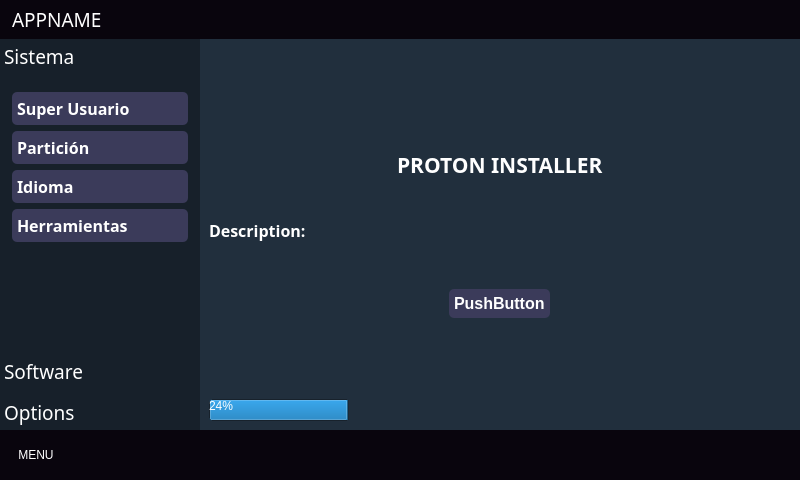
<?xml version="1.0" encoding="UTF-8"?>
<ui version="4.0">
 <class>MainWindow</class>
 <widget class="QMainWindow" name="MainWindow">
  <property name="geometry">
   <rect>
    <x>0</x>
    <y>0</y>
    <width>800</width>
    <height>480</height>
   </rect>
  </property>
  <property name="sizePolicy">
   <sizepolicy hsizetype="Maximum" vsizetype="Preferred">
    <horstretch>0</horstretch>
    <verstretch>0</verstretch>
   </sizepolicy>
  </property>
  <property name="maximumSize">
   <size>
    <width>1280</width>
    <height>800</height>
   </size>
  </property>
  <property name="windowTitle">
   <string>MainWindow</string>
  </property>
  <property name="styleSheet">
   <string notr="true">*{
	border:none;
	color:white;
	font-family: &quot;bertina Sans&quot;;
}

/* Vertical Scrollbar */
QScrollBar:vertical{
	border: none;
	background-color: rgb(59, 59, 90);
	width: 14px;
	margin: 15px 0 15px 0;
	border-radius: 0px;
}
/* Handle Bar Vertical */
QScrollBar::handle:vertical {
	background-color: rgb(80, 80, 122);
	min-height: 30px;
	border-radius: 7px;
}
QScrollBar::handle:vertical:hover {
	background-color: rgb(255, 0, 127);
}
QScrollBar::handle:vertical:pressed {
	background-color: rgb(185, 0, 92);
}
/* btn Top Scrollbar */
QScrollBar::sub-line:vertical {
	border: none;
	background-color: rgb(59, 59, 90);
	height: 15px;
	border-top-left-radius: 7px;
	border-top-right-radius: 7px;
	subcontrol-position: top;
	subcontrol-origin: margin;
}
QScrollBar::sub-line:vertical :hover{
	background-color: rgb(255, 0, 127);
}
QScrollBar::sub-line:vertical :pressed{
	background-color: rgb(185, 0, 92);
}

/* boton Down Scrollbar */
QScrollBar::add-line:vertical {
	border: none;
	background-color: rgb(59, 59, 90);
	height: 15px;
	border-bottom-left-radius: 7px;
	border-bottom-right-radius: 7px;
	subcontrol-position: bottom;
	subcontrol-origin: margin;
}
QScrollBar::add-line:vertical :hover{
	background-color: rgb(255, 0, 127);
}
QScrollBar::add-line:vertical :pressed{
	background-color: rgb(185, 0, 92);
}

/* Reset Arrow */

QScrollBar::up-arrow:vertical, QScrollBar::down-arrow:vertical {
	background: none;
}


</string>
  </property>
  <widget class="QWidget" name="centralwidget">
   <property name="font">
    <font>
     <family>bertina Sans</family>
    </font>
   </property>
   <property name="styleSheet">
    <string notr="true"/>
   </property>
   <layout class="QHBoxLayout" name="horizontalLayout">
    <property name="spacing">
     <number>0</number>
    </property>
    <property name="leftMargin">
     <number>0</number>
    </property>
    <property name="topMargin">
     <number>0</number>
    </property>
    <property name="rightMargin">
     <number>0</number>
    </property>
    <property name="bottomMargin">
     <number>0</number>
    </property>
    <item>
     <widget class="QFrame" name="main_body">
      <property name="styleSheet">
       <string notr="true"/>
      </property>
      <property name="frameShape">
       <enum>QFrame::StyledPanel</enum>
      </property>
      <property name="frameShadow">
       <enum>QFrame::Raised</enum>
      </property>
      <layout class="QVBoxLayout" name="verticalLayout">
       <property name="spacing">
        <number>0</number>
       </property>
       <property name="leftMargin">
        <number>0</number>
       </property>
       <property name="topMargin">
        <number>0</number>
       </property>
       <property name="rightMargin">
        <number>0</number>
       </property>
       <property name="bottomMargin">
        <number>0</number>
       </property>
       <item alignment="Qt::AlignTop">
        <widget class="QFrame" name="header_frame">
         <property name="styleSheet">
          <string notr="true">background-color:rgb(9,5,13);</string>
         </property>
         <property name="frameShape">
          <enum>QFrame::StyledPanel</enum>
         </property>
         <property name="frameShadow">
          <enum>QFrame::Raised</enum>
         </property>
         <layout class="QHBoxLayout" name="horizontalLayout_2">
          <property name="spacing">
           <number>6</number>
          </property>
          <property name="leftMargin">
           <number>6</number>
          </property>
          <property name="topMargin">
           <number>6</number>
          </property>
          <property name="rightMargin">
           <number>6</number>
          </property>
          <property name="bottomMargin">
           <number>6</number>
          </property>
          <item alignment="Qt::AlignLeft">
           <widget class="QFrame" name="frame_3">
            <property name="frameShape">
             <enum>QFrame::StyledPanel</enum>
            </property>
            <property name="frameShadow">
             <enum>QFrame::Raised</enum>
            </property>
            <layout class="QHBoxLayout" name="horizontalLayout_5">
             <property name="spacing">
              <number>0</number>
             </property>
             <property name="leftMargin">
              <number>0</number>
             </property>
             <property name="topMargin">
              <number>0</number>
             </property>
             <property name="rightMargin">
              <number>0</number>
             </property>
             <property name="bottomMargin">
              <number>0</number>
             </property>
            </layout>
           </widget>
          </item>
          <item>
           <widget class="QFrame" name="frame_2">
            <property name="sizePolicy">
             <sizepolicy hsizetype="Expanding" vsizetype="Preferred">
              <horstretch>0</horstretch>
              <verstretch>0</verstretch>
             </sizepolicy>
            </property>
            <property name="frameShape">
             <enum>QFrame::StyledPanel</enum>
            </property>
            <property name="frameShadow">
             <enum>QFrame::Raised</enum>
            </property>
            <layout class="QHBoxLayout" name="horizontalLayout_6">
             <property name="spacing">
              <number>0</number>
             </property>
             <property name="leftMargin">
              <number>0</number>
             </property>
             <property name="topMargin">
              <number>0</number>
             </property>
             <property name="rightMargin">
              <number>0</number>
             </property>
             <property name="bottomMargin">
              <number>0</number>
             </property>
             <item>
              <widget class="QLabel" name="AppName">
               <property name="font">
                <font>
                 <family>bertina Sans</family>
                 <pointsize>14</pointsize>
                </font>
               </property>
               <property name="text">
                <string>APPNAME</string>
               </property>
              </widget>
             </item>
            </layout>
           </widget>
          </item>
         </layout>
        </widget>
       </item>
       <item>
        <widget class="QFrame" name="main_body_contents">
         <property name="sizePolicy">
          <sizepolicy hsizetype="Preferred" vsizetype="Ignored">
           <horstretch>0</horstretch>
           <verstretch>0</verstretch>
          </sizepolicy>
         </property>
         <property name="styleSheet">
          <string notr="true">*{
	background-color: rgb(  33, 47, 61  )
}

</string>
         </property>
         <property name="frameShape">
          <enum>QFrame::StyledPanel</enum>
         </property>
         <property name="frameShadow">
          <enum>QFrame::Raised</enum>
         </property>
         <layout class="QVBoxLayout" name="verticalLayout_10">
          <property name="spacing">
           <number>0</number>
          </property>
          <property name="leftMargin">
           <number>0</number>
          </property>
          <property name="topMargin">
           <number>0</number>
          </property>
          <property name="rightMargin">
           <number>0</number>
          </property>
          <property name="bottomMargin">
           <number>0</number>
          </property>
          <item>
           <widget class="QFrame" name="frame">
            <property name="sizePolicy">
             <sizepolicy hsizetype="Preferred" vsizetype="Expanding">
              <horstretch>0</horstretch>
              <verstretch>0</verstretch>
             </sizepolicy>
            </property>
            <property name="frameShape">
             <enum>QFrame::StyledPanel</enum>
            </property>
            <property name="frameShadow">
             <enum>QFrame::Raised</enum>
            </property>
            <layout class="QHBoxLayout" name="horizontalLayout_9">
             <property name="spacing">
              <number>0</number>
             </property>
             <property name="leftMargin">
              <number>0</number>
             </property>
             <property name="topMargin">
              <number>0</number>
             </property>
             <property name="rightMargin">
              <number>0</number>
             </property>
             <property name="bottomMargin">
              <number>0</number>
             </property>
             <item>
              <widget class="QFrame" name="slide_menu_container">
               <property name="sizePolicy">
                <sizepolicy hsizetype="Expanding" vsizetype="Preferred">
                 <horstretch>0</horstretch>
                 <verstretch>0</verstretch>
                </sizepolicy>
               </property>
               <property name="minimumSize">
                <size>
                 <width>200</width>
                 <height>0</height>
                </size>
               </property>
               <property name="maximumSize">
                <size>
                 <width>0</width>
                 <height>16777215</height>
                </size>
               </property>
               <property name="styleSheet">
                <string notr="true">*{
	background-color:rgb(23, 32, 42)
}

/* Button Styles */
QPushButton{
	font-size: 16px;
	font-weight:  bold;
	text-align: left;
	margin: 3px;
	font-family: &quot;Betina Sans&quot;;
	padding: 5px 5px;
	background-color: rgb(59, 59, 90);
	border-radius: 5px;
}
QPushButton:hover{
	background-color: rgb(255, 0, 127);
}
QPushButton:pressed{
	background-color: rgb(185, 0, 92);
}</string>
               </property>
               <property name="frameShape">
                <enum>QFrame::StyledPanel</enum>
               </property>
               <property name="frameShadow">
                <enum>QFrame::Raised</enum>
               </property>
               <layout class="QVBoxLayout" name="verticalLayout_11">
                <property name="spacing">
                 <number>0</number>
                </property>
                <property name="leftMargin">
                 <number>0</number>
                </property>
                <property name="topMargin">
                 <number>0</number>
                </property>
                <property name="rightMargin">
                 <number>0</number>
                </property>
                <property name="bottomMargin">
                 <number>0</number>
                </property>
                <item>
                 <widget class="QFrame" name="slide_menu">
                  <property name="minimumSize">
                   <size>
                    <width>200</width>
                    <height>0</height>
                   </size>
                  </property>
                  <property name="maximumSize">
                   <size>
                    <width>16777215</width>
                    <height>16777215</height>
                   </size>
                  </property>
                  <property name="autoFillBackground">
                   <bool>false</bool>
                  </property>
                  <property name="styleSheet">
                   <string notr="true"/>
                  </property>
                  <property name="frameShape">
                   <enum>QFrame::StyledPanel</enum>
                  </property>
                  <property name="frameShadow">
                   <enum>QFrame::Raised</enum>
                  </property>
                  <layout class="QVBoxLayout" name="verticalLayout_12">
                   <property name="spacing">
                    <number>0</number>
                   </property>
                   <property name="leftMargin">
                    <number>0</number>
                   </property>
                   <property name="topMargin">
                    <number>0</number>
                   </property>
                   <property name="rightMargin">
                    <number>0</number>
                   </property>
                   <property name="bottomMargin">
                    <number>0</number>
                   </property>
                   <item>
                    <widget class="QToolBox" name="toolBox">
                     <property name="minimumSize">
                      <size>
                       <width>73</width>
                       <height>0</height>
                      </size>
                     </property>
                     <property name="font">
                      <font>
                       <family>bertina Sans</family>
                       <pointsize>14</pointsize>
                       <weight>50</weight>
                       <bold>false</bold>
                      </font>
                     </property>
                     <property name="styleSheet">
                      <string notr="true">QToolBox{
	background-color:rgb(23,26,2f);
	text-align: left;
}
QToolBox::tab {
	border-radius: 5px;
	background-color:rgb(23,26,2f);
	text-align: left;
}</string>
                     </property>
                     <property name="currentIndex">
                      <number>0</number>
                     </property>
                     <widget class="QWidget" name="System">
                      <property name="geometry">
                       <rect>
                        <x>0</x>
                        <y>0</y>
                        <width>200</width>
                        <height>281</height>
                       </rect>
                      </property>
                      <property name="accessibleName">
                       <string/>
                      </property>
                      <attribute name="icon">
                       <iconset resource="theme.qrc">
                        <normaloff>:/theme/icons/package.svg</normaloff>:/theme/icons/package.svg</iconset>
                      </attribute>
                      <attribute name="label">
                       <string>Sistema</string>
                      </attribute>
                      <layout class="QVBoxLayout" name="verticalLayout_13">
                       <item alignment="Qt::AlignTop">
                        <widget class="QFrame" name="Caja_de_botones">
                         <property name="styleSheet">
                          <string notr="true"/>
                         </property>
                         <property name="frameShape">
                          <enum>QFrame::StyledPanel</enum>
                         </property>
                         <property name="frameShadow">
                          <enum>QFrame::Raised</enum>
                         </property>
                         <layout class="QVBoxLayout" name="verticalLayout_15">
                          <property name="spacing">
                           <number>0</number>
                          </property>
                          <property name="leftMargin">
                           <number>0</number>
                          </property>
                          <property name="topMargin">
                           <number>0</number>
                          </property>
                          <property name="rightMargin">
                           <number>0</number>
                          </property>
                          <property name="bottomMargin">
                           <number>0</number>
                          </property>
                          <item>
                           <widget class="QPushButton" name="installButton_0">
                            <property name="font">
                             <font>
                              <family>Betina Sans</family>
                              <pointsize>-1</pointsize>
                              <weight>75</weight>
                              <bold>true</bold>
                             </font>
                            </property>
                            <property name="text">
                             <string>Super Usuario</string>
                            </property>
                           </widget>
                          </item>
                          <item>
                           <widget class="QPushButton" name="installButton_1">
                            <property name="font">
                             <font>
                              <family>Betina Sans</family>
                              <pointsize>-1</pointsize>
                              <weight>75</weight>
                              <bold>true</bold>
                             </font>
                            </property>
                            <property name="text">
                             <string>Partición</string>
                            </property>
                           </widget>
                          </item>
                          <item>
                           <widget class="QPushButton" name="installButton_2">
                            <property name="font">
                             <font>
                              <family>Betina Sans</family>
                              <pointsize>-1</pointsize>
                              <weight>75</weight>
                              <bold>true</bold>
                             </font>
                            </property>
                            <property name="text">
                             <string>Idioma</string>
                            </property>
                           </widget>
                          </item>
                          <item>
                           <widget class="QPushButton" name="installButton_3">
                            <property name="font">
                             <font>
                              <family>Betina Sans</family>
                              <pointsize>-1</pointsize>
                              <weight>75</weight>
                              <bold>true</bold>
                             </font>
                            </property>
                            <property name="text">
                             <string>Herramientas</string>
                            </property>
                           </widget>
                          </item>
                         </layout>
                        </widget>
                       </item>
                      </layout>
                     </widget>
                     <widget class="QWidget" name="Software">
                      <property name="geometry">
                       <rect>
                        <x>0</x>
                        <y>0</y>
                        <width>200</width>
                        <height>281</height>
                       </rect>
                      </property>
                      <attribute name="icon">
                       <iconset resource="theme.qrc">
                        <normaloff>:/theme/icons/trash-2.svg</normaloff>:/theme/icons/trash-2.svg</iconset>
                      </attribute>
                      <attribute name="label">
                       <string>Software</string>
                      </attribute>
                      <layout class="QVBoxLayout" name="verticalLayout_14">
                       <item alignment="Qt::AlignTop">
                        <widget class="QFrame" name="frame_13">
                         <property name="frameShape">
                          <enum>QFrame::StyledPanel</enum>
                         </property>
                         <property name="frameShadow">
                          <enum>QFrame::Raised</enum>
                         </property>
                         <layout class="QVBoxLayout" name="verticalLayout_16">
                          <item>
                           <widget class="QPushButton" name="unInstallButton_1">
                            <property name="font">
                             <font>
                              <family>Betina Sans</family>
                              <pointsize>-1</pointsize>
                              <weight>75</weight>
                              <bold>true</bold>
                             </font>
                            </property>
                            <property name="text">
                             <string>Proton Installer</string>
                            </property>
                           </widget>
                          </item>
                          <item>
                           <widget class="QPushButton" name="unInstallButton_2">
                            <property name="font">
                             <font>
                              <family>Betina Sans</family>
                              <pointsize>-1</pointsize>
                              <weight>75</weight>
                              <bold>true</bold>
                             </font>
                            </property>
                            <property name="text">
                             <string>Software Adicional</string>
                            </property>
                           </widget>
                          </item>
                          <item>
                           <widget class="QPushButton" name="pushButton_3">
                            <property name="text">
                             <string>Steam Integration</string>
                            </property>
                           </widget>
                          </item>
                         </layout>
                        </widget>
                       </item>
                      </layout>
                     </widget>
                     <widget class="QWidget" name="Options">
                      <property name="geometry">
                       <rect>
                        <x>0</x>
                        <y>0</y>
                        <width>200</width>
                        <height>281</height>
                       </rect>
                      </property>
                      <attribute name="icon">
                       <iconset resource="theme.qrc">
                        <normaloff>:/theme/icons/settings.svg</normaloff>:/theme/icons/settings.svg</iconset>
                      </attribute>
                      <attribute name="label">
                       <string>Options</string>
                      </attribute>
                      <layout class="QVBoxLayout" name="verticalLayout_5">
                       <item>
                        <widget class="QFrame" name="frame_5">
                         <property name="minimumSize">
                          <size>
                           <width>0</width>
                           <height>0</height>
                          </size>
                         </property>
                         <property name="maximumSize">
                          <size>
                           <width>16777215</width>
                           <height>294</height>
                          </size>
                         </property>
                         <property name="frameShape">
                          <enum>QFrame::StyledPanel</enum>
                         </property>
                         <property name="frameShadow">
                          <enum>QFrame::Raised</enum>
                         </property>
                         <layout class="QVBoxLayout" name="verticalLayout_4">
                          <property name="spacing">
                           <number>0</number>
                          </property>
                          <property name="leftMargin">
                           <number>0</number>
                          </property>
                          <property name="topMargin">
                           <number>0</number>
                          </property>
                          <property name="rightMargin">
                           <number>0</number>
                          </property>
                          <property name="bottomMargin">
                           <number>0</number>
                          </property>
                          <item>
                           <widget class="QPushButton" name="pushButton">
                            <property name="text">
                             <string>Pantalla</string>
                            </property>
                           </widget>
                          </item>
                          <item alignment="Qt::AlignTop">
                           <widget class="QPushButton" name="pushButton_2">
                            <property name="text">
                             <string>PushButton</string>
                            </property>
                           </widget>
                          </item>
                         </layout>
                        </widget>
                       </item>
                      </layout>
                     </widget>
                    </widget>
                   </item>
                  </layout>
                 </widget>
                </item>
               </layout>
              </widget>
             </item>
             <item>
              <widget class="QFrame" name="bodyContents">
               <property name="sizeIncrement">
                <size>
                 <width>0</width>
                 <height>0</height>
                </size>
               </property>
               <property name="baseSize">
                <size>
                 <width>0</width>
                 <height>0</height>
                </size>
               </property>
               <property name="styleSheet">
                <string notr="true"/>
               </property>
               <property name="frameShape">
                <enum>QFrame::StyledPanel</enum>
               </property>
               <property name="frameShadow">
                <enum>QFrame::Raised</enum>
               </property>
               <layout class="QVBoxLayout" name="verticalLayout_2">
                <property name="spacing">
                 <number>0</number>
                </property>
                <property name="leftMargin">
                 <number>0</number>
                </property>
                <property name="topMargin">
                 <number>0</number>
                </property>
                <property name="rightMargin">
                 <number>0</number>
                </property>
                <property name="bottomMargin">
                 <number>0</number>
                </property>
                <item alignment="Qt::AlignHCenter">
                 <widget class="QFrame" name="BoxHeader">
                  <property name="frameShape">
                   <enum>QFrame::StyledPanel</enum>
                  </property>
                  <property name="frameShadow">
                   <enum>QFrame::Raised</enum>
                  </property>
                  <layout class="QVBoxLayout" name="verticalLayout_7">
                   <item alignment="Qt::AlignHCenter">
                    <widget class="QLabel" name="logoTitle">
                     <property name="minimumSize">
                      <size>
                       <width>0</width>
                       <height>0</height>
                      </size>
                     </property>
                     <property name="maximumSize">
                      <size>
                       <width>128</width>
                       <height>128</height>
                      </size>
                     </property>
                     <property name="sizeIncrement">
                      <size>
                       <width>0</width>
                       <height>0</height>
                      </size>
                     </property>
                     <property name="styleSheet">
                      <string notr="true"/>
                     </property>
                     <property name="text">
                      <string/>
                     </property>
                     <property name="pixmap">
                      <pixmap resource="theme.qrc">:/theme/icons/gamepad.svg</pixmap>
                     </property>
                     <property name="scaledContents">
                      <bool>true</bool>
                     </property>
                     <property name="alignment">
                      <set>Qt::AlignCenter</set>
                     </property>
                    </widget>
                   </item>
                   <item>
                    <widget class="QLabel" name="boxTitle">
                     <property name="maximumSize">
                      <size>
                       <width>16777215</width>
                       <height>128</height>
                      </size>
                     </property>
                     <property name="font">
                      <font>
                       <family>bertina Sans</family>
                       <pointsize>16</pointsize>
                       <weight>75</weight>
                       <bold>true</bold>
                      </font>
                     </property>
                     <property name="text">
                      <string>PROTON INSTALLER</string>
                     </property>
                    </widget>
                   </item>
                  </layout>
                 </widget>
                </item>
                <item alignment="Qt::AlignTop">
                 <widget class="QFrame" name="boxContainer">
                  <property name="enabled">
                   <bool>true</bool>
                  </property>
                  <property name="sizePolicy">
                   <sizepolicy hsizetype="Preferred" vsizetype="Expanding">
                    <horstretch>0</horstretch>
                    <verstretch>0</verstretch>
                   </sizepolicy>
                  </property>
                  <property name="maximumSize">
                   <size>
                    <width>16777215</width>
                    <height>16777215</height>
                   </size>
                  </property>
                  <property name="styleSheet">
                   <string notr="true">/* Button Styles */
QPushButton{
	font-size: 16px;
	font-weight:  bold;
	text-align: left;
	margin: 3px;
	font-family: &quot;Betina Sans&quot;;
	padding: 5px 5px;
	background-color: rgb(59, 59, 90);
	border-radius: 5px;
}
QPushButton:hover{
	background-color: rgb(255, 0, 127);
}
QPushButton:pressed{
	background-color: rgb(185, 0, 92);
}</string>
                  </property>
                  <property name="frameShape">
                   <enum>QFrame::StyledPanel</enum>
                  </property>
                  <property name="frameShadow">
                   <enum>QFrame::Raised</enum>
                  </property>
                  <layout class="QVBoxLayout" name="verticalLayout_6">
                   <item>
                    <widget class="QLabel" name="descTitle">
                     <property name="font">
                      <font>
                       <family>bertina Sans</family>
                       <pointsize>12</pointsize>
                       <weight>75</weight>
                       <bold>true</bold>
                      </font>
                     </property>
                     <property name="text">
                      <string>Description:</string>
                     </property>
                    </widget>
                   </item>
                   <item>
                    <widget class="QFrame" name="frame_8">
                     <property name="frameShape">
                      <enum>QFrame::StyledPanel</enum>
                     </property>
                     <property name="frameShadow">
                      <enum>QFrame::Raised</enum>
                     </property>
                     <layout class="QHBoxLayout" name="horizontalLayout_4">
                      <item>
                       <widget class="QLabel" name="descBox">
                        <property name="enabled">
                         <bool>true</bool>
                        </property>
                        <property name="sizePolicy">
                         <sizepolicy hsizetype="Preferred" vsizetype="Expanding">
                          <horstretch>0</horstretch>
                          <verstretch>0</verstretch>
                         </sizepolicy>
                        </property>
                        <property name="maximumSize">
                         <size>
                          <width>1080</width>
                          <height>720</height>
                         </size>
                        </property>
                        <property name="sizeIncrement">
                         <size>
                          <width>0</width>
                          <height>0</height>
                         </size>
                        </property>
                        <property name="styleSheet">
                         <string notr="true">*{
	font-style: italic;
}</string>
                        </property>
                        <property name="text">
                         <string/>
                        </property>
                        <property name="alignment">
                         <set>Qt::AlignLeading|Qt::AlignLeft|Qt::AlignVCenter</set>
                        </property>
                        <property name="wordWrap">
                         <bool>true</bool>
                        </property>
                       </widget>
                      </item>
                     </layout>
                    </widget>
                   </item>
                   <item alignment="Qt::AlignHCenter">
                    <widget class="QPushButton" name="installButton">
                     <property name="enabled">
                      <bool>true</bool>
                     </property>
                     <property name="sizePolicy">
                      <sizepolicy hsizetype="Fixed" vsizetype="Fixed">
                       <horstretch>0</horstretch>
                       <verstretch>0</verstretch>
                      </sizepolicy>
                     </property>
                     <property name="text">
                      <string>PushButton</string>
                     </property>
                    </widget>
                   </item>
                  </layout>
                 </widget>
                </item>
                <item>
                 <widget class="QFrame" name="BoxDownload">
                  <property name="maximumSize">
                   <size>
                    <width>16777215</width>
                    <height>50</height>
                   </size>
                  </property>
                  <property name="frameShape">
                   <enum>QFrame::StyledPanel</enum>
                  </property>
                  <property name="frameShadow">
                   <enum>QFrame::Raised</enum>
                  </property>
                  <layout class="QVBoxLayout" name="verticalLayout_8">
                   <item alignment="Qt::AlignBottom">
                    <widget class="QProgressBar" name="progressBar">
                     <property name="sizePolicy">
                      <sizepolicy hsizetype="Expanding" vsizetype="Fixed">
                       <horstretch>0</horstretch>
                       <verstretch>0</verstretch>
                      </sizepolicy>
                     </property>
                     <property name="maximumSize">
                      <size>
                       <width>16777215</width>
                       <height>16777215</height>
                      </size>
                     </property>
                     <property name="value">
                      <number>24</number>
                     </property>
                    </widget>
                   </item>
                  </layout>
                 </widget>
                </item>
               </layout>
              </widget>
             </item>
            </layout>
           </widget>
          </item>
         </layout>
        </widget>
       </item>
       <item alignment="Qt::AlignBottom">
        <widget class="QFrame" name="footer">
         <property name="styleSheet">
          <string notr="true">background-color:rgb(9,5,13);</string>
         </property>
         <property name="frameShape">
          <enum>QFrame::StyledPanel</enum>
         </property>
         <property name="frameShadow">
          <enum>QFrame::Raised</enum>
         </property>
         <layout class="QHBoxLayout" name="horizontalLayout_3">
          <property name="spacing">
           <number>0</number>
          </property>
          <property name="leftMargin">
           <number>0</number>
          </property>
          <property name="topMargin">
           <number>0</number>
          </property>
          <property name="rightMargin">
           <number>0</number>
          </property>
          <property name="bottomMargin">
           <number>0</number>
          </property>
          <item>
           <widget class="QFrame" name="frame_6">
            <property name="frameShape">
             <enum>QFrame::StyledPanel</enum>
            </property>
            <property name="frameShadow">
             <enum>QFrame::Raised</enum>
            </property>
            <layout class="QHBoxLayout" name="horizontalLayout_8">
             <item>
              <widget class="QFrame" name="frame_7">
               <property name="frameShape">
                <enum>QFrame::StyledPanel</enum>
               </property>
               <property name="frameShadow">
                <enum>QFrame::Raised</enum>
               </property>
               <layout class="QVBoxLayout" name="verticalLayout_3">
                <item alignment="Qt::AlignLeft">
                 <widget class="QPushButton" name="open_close_side_bar_btn">
                  <property name="text">
                   <string>MENU</string>
                  </property>
                  <property name="icon">
                   <iconset resource="theme.qrc">
                    <normaloff>:/theme/icons/menu.svg</normaloff>:/theme/icons/menu.svg</iconset>
                  </property>
                 </widget>
                </item>
               </layout>
              </widget>
             </item>
            </layout>
           </widget>
          </item>
          <item alignment="Qt::AlignRight">
           <widget class="QFrame" name="frame_4">
            <property name="frameShape">
             <enum>QFrame::StyledPanel</enum>
            </property>
            <property name="frameShadow">
             <enum>QFrame::Raised</enum>
            </property>
            <layout class="QHBoxLayout" name="horizontalLayout_10">
             <item>
              <widget class="QLabel" name="Back">
               <property name="text">
                <string/>
               </property>
              </widget>
             </item>
            </layout>
           </widget>
          </item>
          <item alignment="Qt::AlignRight|Qt::AlignBottom">
           <widget class="QFrame" name="size_grip">
            <property name="minimumSize">
             <size>
              <width>10</width>
              <height>10</height>
             </size>
            </property>
            <property name="maximumSize">
             <size>
              <width>10</width>
              <height>10</height>
             </size>
            </property>
            <property name="frameShape">
             <enum>QFrame::StyledPanel</enum>
            </property>
            <property name="frameShadow">
             <enum>QFrame::Raised</enum>
            </property>
           </widget>
          </item>
         </layout>
        </widget>
       </item>
      </layout>
     </widget>
    </item>
   </layout>
  </widget>
 </widget>
 <resources>
  <include location="theme.qrc"/>
 </resources>
 <connections/>
</ui>
